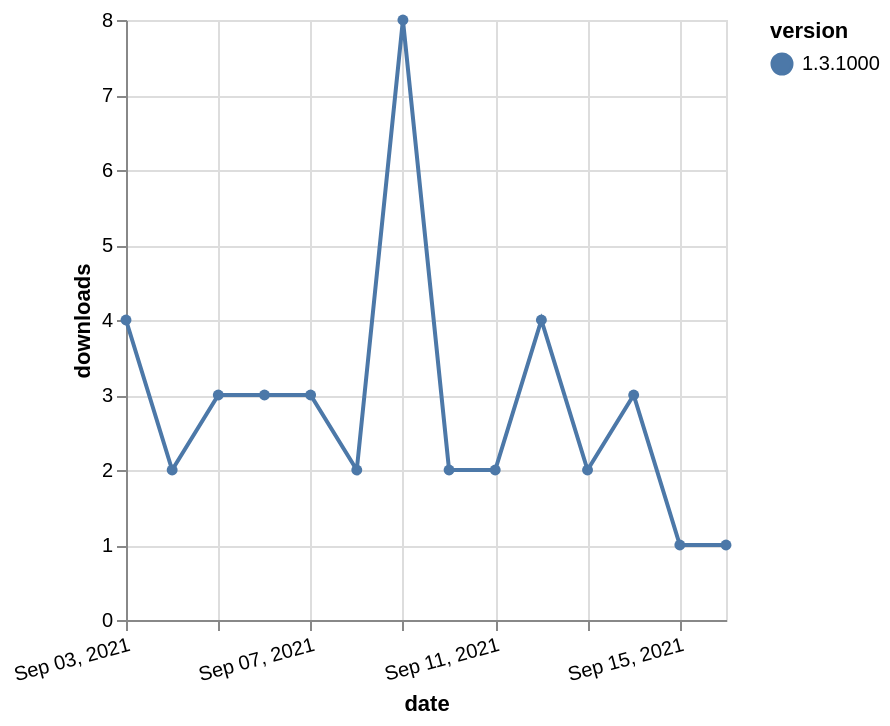

The specification (Vega-Lite) saved for this image:
### Vega-Lite specification from a JSON file in a GitHub repository (floating-point values rounded to 4 significant figures)
{"$schema": "https://vega.github.io/schema/vega-lite/v5.json", "description": "A simple bar chart with embedded data.", "data": {"values": [{"date": "2021-09-03", "total": 3175, "delta": 4, "version": "1.3.1000"}, {"date": "2021-09-04", "total": 3177, "delta": 2, "version": "1.3.1000"}, {"date": "2021-09-05", "total": 3180, "delta": 3, "version": "1.3.1000"}, {"date": "2021-09-06", "total": 3183, "delta": 3, "version": "1.3.1000"}, {"date": "2021-09-07", "total": 3186, "delta": 3, "version": "1.3.1000"}, {"date": "2021-09-08", "total": 3188, "delta": 2, "version": "1.3.1000"}, {"date": "2021-09-09", "total": 3196, "delta": 8, "version": "1.3.1000"}, {"date": "2021-09-10", "total": 3198, "delta": 2, "version": "1.3.1000"}, {"date": "2021-09-11", "total": 3200, "delta": 2, "version": "1.3.1000"}, {"date": "2021-09-12", "total": 3204, "delta": 4, "version": "1.3.1000"}, {"date": "2021-09-13", "total": 3206, "delta": 2, "version": "1.3.1000"}, {"date": "2021-09-14", "total": 3209, "delta": 3, "version": "1.3.1000"}, {"date": "2021-09-15", "total": 3210, "delta": 1, "version": "1.3.1000"}, {"date": "2021-09-16", "total": 3211, "delta": 1, "version": "1.3.1000"}]}, "width": "container", "mark": {"type": "line", "point": {"filled": true}}, "encoding": {"x": {"field": "date", "type": "temporal", "timeUnit": "yearmonthdate", "title": "date", "axis": {"labelAngle": -15}}, "y": {"field": "delta", "type": "quantitative", "title": "downloads"}, "color": {"field": "version", "type": "nominal"}, "tooltip": {"field": "delta"}}}
